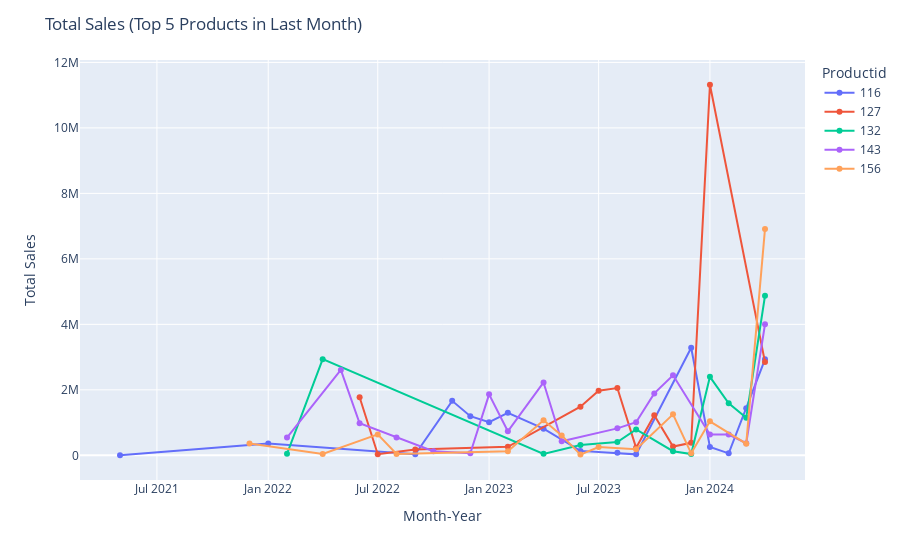

The notebook cell this image was saved under:
### Markdown cell above
### Top 5 most sold products in the last month

### Code cell
# Plot with Plotly
fig = px.line(
    df_top_5_last_month,
    x="YearMonth",
    y="TotalSales",
    color="Productid",
    markers=True,
    hover_data=product_data
)

# Customize layout
fig.update_layout(
    title="Total Sales (Top 5 Products in Last Month)",
    xaxis_title="Month-Year",
    yaxis_title="Total Sales",
    hovermode="closest"
)

fig.show()

### Figure 1 — Plotly figure (JSON) as saved in the notebook; plotly's stock layout.template omitted (floating-point values rounded to 4 significant figures)
{"data": [{"customdata": [[1, 0.5594, 116, "Sarees", "Mehendi", "Semi crepe", "Swarovski"], [37, 6.452, 116, "Sarees", "Mehendi", "Semi crepe", "Swarovski"], [15, 0.3733, 116, "Sarees", "Mehendi", "Semi crepe", "Swarovski"], [49, 20.3, 116, "Sarees", "Mehendi", "Semi crepe", "Swarovski"], [63, 5.93, 116, "Sarees", "Mehendi", "Semi crepe", "Swarovski"], [30, 3.908, 116, "Sarees", "Mehendi", "Semi crepe", "Swarovski"], [43, 10.26, 116, "Sarees", "Mehendi", "Semi crepe", "Swarovski"], [25, 2.579, 116, "Sarees", "Mehendi", "Semi crepe", "Swarovski"], [4, 0.6179, 116, "Sarees", "Mehendi", "Semi crepe", "Swarovski"], [3, 0.3888, 116, "Sarees", "Mehendi", "Semi crepe", "Swarovski"], [3, 0.1305, 116, "Sarees", "Mehendi", "Semi crepe", "Swarovski"], [129, 7.413, 116, "Sarees", "Mehendi", "Semi crepe", "Swarovski"], [12, 0.5195, 116, "Sarees", "Mehendi", "Semi crepe", "Swarovski"], [14, 0.1282, 116, "Sarees", "Mehendi", "Semi crepe", "Swarovski"], [68, 2.824, 116, "Sarees", "Mehendi", "Semi crepe", "Swarovski"], [123, 4.747, 116, "Sarees", "Mehendi", "Semi crepe", "Swarovski"]], "hovertemplate": "Productid=%{customdata[2]}<br>TotalSales=%{y}<br>TotalUnitsSold=%{customdata[0]}<br>SalesPercentage=%{customdata[1]}<br>ProductCategory=%{customdata[3]}<br>Occasion=%{customdata[4]}<br>Material=%{customdata[5]}<br>Karigari=%{customdata[6]}<extra></extra>", "legendgroup": "116", "line": {"color": "#636efa", "dash": "solid"}, "marker": {"symbol": "circle"}, "mode": "lines+markers", "name": "116", "orientation": "v", "showlegend": true, "type": "scatter", "x": ["2021-05", "2022-01", "2022-09", "2022-11", "2022-12", "2023-01", "2023-02", "2023-04", "2023-06", "2023-08", "2023-09", "2023-12", "2024-01", "2024-02", "2024-03", "2024-04"], "xaxis": "x", "y": [2233, 360987, 33495, 1663305, 1194772, 1013070, 1300158, 813172, 135780, 77724, 29502, 3285466, 253920, 60841, 1438880, 2931681], "yaxis": "y"}, {"customdata": [[21, 15.31, 127, "Lehanga", "Bridal", "Net", "Zariwork"], [2, 0.2385, 127, "Lehanga", "Bridal", "Net", "Zariwork"], [11, 1.976, 127, "Lehanga", "Bridal", "Net", "Zariwork"], [2, 2.05, 127, "Lehanga", "Bridal", "Net", "Zariwork"], [13, 6.766, 127, "Lehanga", "Bridal", "Net", "Zariwork"], [33, 8.013, 127, "Lehanga", "Bridal", "Net", "Zariwork"], [57, 10.29, 127, "Lehanga", "Bridal", "Net", "Zariwork"], [2, 1.011, 127, "Lehanga", "Bridal", "Net", "Zariwork"], [76, 5.234, 127, "Lehanga", "Bridal", "Net", "Zariwork"], [4, 0.6475, 127, "Lehanga", "Bridal", "Net", "Zariwork"], [3, 0.8624, 127, "Lehanga", "Bridal", "Net", "Zariwork"], [76, 23.16, 127, "Lehanga", "Bridal", "Net", "Zariwork"], [27, 4.612, 127, "Lehanga", "Bridal", "Net", "Zariwork"]], "hovertemplate": "Productid=%{customdata[2]}<br>TotalSales=%{y}<br>TotalUnitsSold=%{customdata[0]}<br>SalesPercentage=%{customdata[1]}<br>ProductCategory=%{customdata[3]}<br>Occasion=%{customdata[4]}<br>Material=%{customdata[5]}<br>Karigari=%{customdata[6]}<extra></extra>", "legendgroup": "127", "line": {"color": "#EF553B", "dash": "solid"}, "marker": {"symbol": "circle"}, "mode": "lines+markers", "name": "127", "orientation": "v", "showlegend": true, "type": "scatter", "x": ["2022-06", "2022-07", "2022-09", "2023-02", "2023-06", "2023-07", "2023-08", "2023-09", "2023-10", "2023-11", "2023-12", "2024-01", "2024-04"], "xaxis": "x", "y": [1771665, 32244, 177342, 259861, 1486758, 1973408, 2056332, 228732, 1225272, 269217, 382200, 11317664, 2848092], "yaxis": "y"}, {"customdata": [[1, 0.5395, 132, "Lehanga", "Bridal", "Silk", "Sequins"], [66, 31.94, 132, "Lehanga", "Bridal", "Silk", "Sequins"], [1, 0.1411, 132, "Lehanga", "Bridal", "Silk", "Sequins"], [2, 1.436, 132, "Lehanga", "Bridal", "Silk", "Sequins"], [4, 2.023, 132, "Lehanga", "Bridal", "Silk", "Sequins"], [5, 3.488, 132, "Lehanga", "Bridal", "Silk", "Sequins"], [2, 0.3039, 132, "Lehanga", "Bridal", "Silk", "Sequins"], [2, 0.08703, 132, "Lehanga", "Bridal", "Silk", "Sequins"], [40, 4.906, 132, "Lehanga", "Bridal", "Silk", "Sequins"], [33, 3.345, 132, "Lehanga", "Bridal", "Silk", "Sequins"], [26, 2.249, 132, "Lehanga", "Bridal", "Silk", "Sequins"], [144, 7.893, 132, "Lehanga", "Bridal", "Silk", "Sequins"]], "hovertemplate": "Productid=%{customdata[2]}<br>TotalSales=%{y}<br>TotalUnitsSold=%{customdata[0]}<br>SalesPercentage=%{customdata[1]}<br>ProductCategory=%{customdata[3]}<br>Occasion=%{customdata[4]}<br>Material=%{customdata[5]}<br>Karigari=%{customdata[6]}<extra></extra>", "legendgroup": "132", "line": {"color": "#00cc96", "dash": "solid"}, "marker": {"symbol": "circle"}, "mode": "lines+markers", "name": "132", "orientation": "v", "showlegend": true, "type": "scatter", "x": ["2022-02", "2022-04", "2023-04", "2023-06", "2023-08", "2023-09", "2023-11", "2023-12", "2024-01", "2024-02", "2024-03", "2024-04"], "xaxis": "x", "y": [44488, 2936208, 44488, 315498, 404474, 788745, 126362, 38570, 2397802, 1588015, 1145747, 4874013], "yaxis": "y"}, {"customdata": [[3, 6.588, 143, "Lehanga", "Haldi", "Silk", "Threadwork"], [14, 16.75, 143, "Lehanga", "Haldi", "Silk", "Threadwork"], [6, 8.457, 143, "Lehanga", "Haldi", "Silk", "Threadwork"], [3, 7.018, 143, "Lehanga", "Haldi", "Silk", "Threadwork"], [1, 1.023, 143, "Lehanga", "Haldi", "Silk", "Threadwork"], [1, 0.3201, 143, "Lehanga", "Haldi", "Silk", "Threadwork"], [10, 7.185, 143, "Lehanga", "Haldi", "Silk", "Threadwork"], [5, 5.805, 143, "Lehanga", "Haldi", "Silk", "Threadwork"], [19, 7.061, 143, "Lehanga", "Haldi", "Silk", "Threadwork"], [8, 2.905, 143, "Lehanga", "Haldi", "Silk", "Threadwork"], [50, 4.117, 143, "Lehanga", "Haldi", "Silk", "Threadwork"], [8, 4.464, 143, "Lehanga", "Haldi", "Silk", "Threadwork"], [23, 8.079, 143, "Lehanga", "Haldi", "Silk", "Threadwork"], [36, 5.876, 143, "Lehanga", "Haldi", "Silk", "Threadwork"], [5, 1.3, 143, "Lehanga", "Haldi", "Silk", "Threadwork"], [8, 1.336, 143, "Lehanga", "Haldi", "Silk", "Threadwork"], [2, 0.7242, 143, "Lehanga", "Haldi", "Silk", "Threadwork"], [23, 6.483, 143, "Lehanga", "Haldi", "Silk", "Threadwork"]], "hovertemplate": "Productid=%{customdata[2]}<br>TotalSales=%{y}<br>TotalUnitsSold=%{customdata[0]}<br>SalesPercentage=%{customdata[1]}<br>ProductCategory=%{customdata[3]}<br>Occasion=%{customdata[4]}<br>Material=%{customdata[5]}<br>Karigari=%{customdata[6]}<extra></extra>", "legendgroup": "143", "line": {"color": "#ab63fa", "dash": "solid"}, "marker": {"symbol": "circle"}, "mode": "lines+markers", "name": "143", "orientation": "v", "showlegend": true, "type": "scatter", "x": ["2022-02", "2022-05", "2022-06", "2022-08", "2022-10", "2022-12", "2023-01", "2023-02", "2023-04", "2023-05", "2023-08", "2023-09", "2023-10", "2023-11", "2024-01", "2024-02", "2024-03", "2024-04"], "xaxis": "x", "y": [543273, 2607584, 978618, 543273, 127127, 64485, 1862560, 735796, 2226464, 427306, 823039, 1009526, 1891455, 2443231, 635635, 634432, 369000, 4003470], "yaxis": "y"}, {"customdata": [[13, 7.317, 156, "Gowns", "Cocktail", "Net", "Stonework"], [2, 0.4798, 156, "Gowns", "Cocktail", "Net", "Stonework"], [29, 4.73, 156, "Gowns", "Cocktail", "Net", "Stonework"], [2, 0.5697, 156, "Gowns", "Cocktail", "Net", "Stonework"], [2, 0.9613, 156, "Gowns", "Cocktail", "Net", "Stonework"], [17, 3.396, 156, "Gowns", "Cocktail", "Net", "Stonework"], [10, 4.142, 156, "Gowns", "Cocktail", "Net", "Stonework"], [1, 0.1004, 156, "Gowns", "Cocktail", "Net", "Stonework"], [4, 1.023, 156, "Gowns", "Cocktail", "Net", "Stonework"], [3, 0.8357, 156, "Gowns", "Cocktail", "Net", "Stonework"], [41, 3.013, 156, "Gowns", "Cocktail", "Net", "Stonework"], [1, 0.1374, 156, "Gowns", "Cocktail", "Net", "Stonework"], [17, 2.125, 156, "Gowns", "Cocktail", "Net", "Stonework"], [12, 0.6974, 156, "Gowns", "Cocktail", "Net", "Stonework"], [220, 11.2, 156, "Gowns", "Cocktail", "Net", "Stonework"]], "hovertemplate": "Productid=%{customdata[2]}<br>TotalSales=%{y}<br>TotalUnitsSold=%{customdata[0]}<br>SalesPercentage=%{customdata[1]}<br>ProductCategory=%{customdata[3]}<br>Occasion=%{customdata[4]}<br>Material=%{customdata[5]}<br>Karigari=%{customdata[6]}<extra></extra>", "legendgroup": "156", "line": {"color": "#FFA15A", "dash": "solid"}, "marker": {"symbol": "circle"}, "mode": "lines+markers", "name": "156", "orientation": "v", "showlegend": true, "type": "scatter", "x": ["2021-12", "2022-04", "2022-07", "2022-08", "2023-02", "2023-04", "2023-05", "2023-06", "2023-07", "2023-09", "2023-11", "2023-12", "2024-01", "2024-03", "2024-04"], "xaxis": "x", "y": [364404, 44104, 639508, 44104, 121832, 1070966, 609160, 22052, 251992, 188994, 1252673, 60916, 1038521, 355344, 6915307], "yaxis": "y"}], "layout": {"hovermode": "closest", "legend": {"title": {"text": "Productid"}, "tracegroupgap": 0}, "margin": {"t": 60}, "title": {"text": "Total Sales (Top 5 Products in Last Month)"}, "xaxis": {"anchor": "y", "domain": [0, 1], "title": {"text": "Month-Year"}}, "yaxis": {"anchor": "x", "domain": [0, 1], "title": {"text": "Total Sales"}}}}
